Frame 1 (no input): blank canvas, image omitted
Frame 60 (the mouse pressed at the canvas centre just before this capture): blank canvas, image omitted
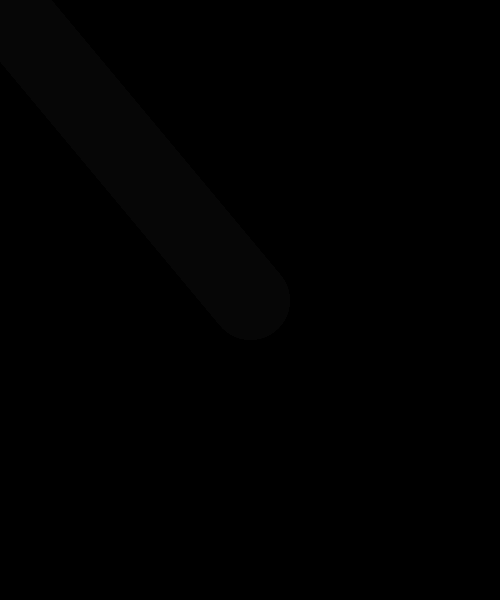
Frame 120 (the mouse held since frame 60 and released just before this capture)

The Processing sketch whose frames 1 and 60 were blank and that drew this single picture after the mouse press (run headless with seeded random() and noise(); from frame 60 on, the mouse is pressed at the canvas centre):

// Processing sketch: inclass_line
// ── inclass_line.pde
float pmX, pmY;
float accX, accY;

void setup() {
  size(500, 600);
  background(0);
}

void draw() {
  //background(0);
  noStroke();
  fill(0, 20);
  rect(0, 0, width, height);

  accX = mouseX - pmouseX;
  accY = mouseX - pmouseY;

  float distance = dist(pmouseX, pmouseY, mouseX, mouseY);

  float sw = map(distance, 0, 100, 0, 20);
  strokeWeight(sw);
  stroke(255);
  line(pmouseX, pmouseY, mouseX, mouseY);

  textSize(25);
  text(accX, 30, 50);
  text(accY, 30, 50+40);

  if (accX > 200) {
    println("Swipe:RIGHT");
  }
  /*line(pmX,pmY,mouseX,mouseY);
   
   pmX = mouseX;
   pmY = mouseY; // also can use pmouseX */
}
